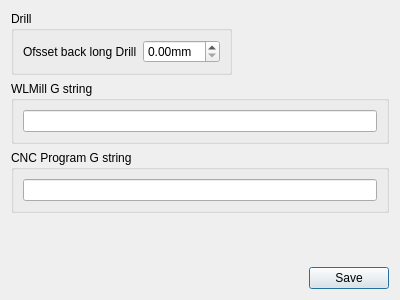
<?xml version="1.0" encoding="UTF-8"?>
<ui version="4.0">
 <class>WLEditGCode</class>
 <widget class="QDialog" name="WLEditGCode">
  <property name="geometry">
   <rect>
    <x>0</x>
    <y>0</y>
    <width>400</width>
    <height>300</height>
   </rect>
  </property>
  <property name="windowTitle">
   <string>Dialog</string>
  </property>
  <layout class="QGridLayout" name="gridLayout_3">
   <item row="2" column="0" colspan="2">
    <widget class="QGroupBox" name="groupBox_3">
     <property name="enabled">
      <bool>true</bool>
     </property>
     <property name="title">
      <string>CNC Program G string</string>
     </property>
     <layout class="QGridLayout" name="gridLayout_4">
      <item row="0" column="0">
       <widget class="QLineEdit" name="strRunProgram">
        <property name="enabled">
         <bool>true</bool>
        </property>
        <property name="text">
         <string/>
        </property>
       </widget>
      </item>
     </layout>
    </widget>
   </item>
   <item row="4" column="0" colspan="2">
    <widget class="QDialogButtonBox" name="buttonBox">
     <property name="orientation">
      <enum>Qt::Horizontal</enum>
     </property>
     <property name="standardButtons">
      <set>QDialogButtonBox::Save</set>
     </property>
    </widget>
   </item>
   <item row="0" column="1">
    <spacer name="horizontalSpacer">
     <property name="orientation">
      <enum>Qt::Horizontal</enum>
     </property>
     <property name="sizeHint" stdset="0">
      <size>
       <width>40</width>
       <height>20</height>
      </size>
     </property>
    </spacer>
   </item>
   <item row="3" column="0">
    <spacer name="verticalSpacer">
     <property name="orientation">
      <enum>Qt::Vertical</enum>
     </property>
     <property name="sizeHint" stdset="0">
      <size>
       <width>20</width>
       <height>40</height>
      </size>
     </property>
    </spacer>
   </item>
   <item row="0" column="0">
    <widget class="QGroupBox" name="groupBox">
     <property name="title">
      <string>Drill</string>
     </property>
     <layout class="QGridLayout" name="gridLayout">
      <item row="0" column="0">
       <widget class="QLabel" name="label">
        <property name="text">
         <string>Ofsset back long Drill</string>
        </property>
       </widget>
      </item>
      <item row="0" column="1">
       <widget class="QDoubleSpinBox" name="sbOffsetDrill">
        <property name="suffix">
         <string>mm</string>
        </property>
       </widget>
      </item>
     </layout>
    </widget>
   </item>
   <item row="1" column="0" colspan="2">
    <widget class="QGroupBox" name="groupBox_2">
     <property name="enabled">
      <bool>true</bool>
     </property>
     <property name="title">
      <string>WLMill G string</string>
     </property>
     <layout class="QGridLayout" name="gridLayout_2">
      <item row="0" column="0">
       <widget class="QLineEdit" name="strInit">
        <property name="enabled">
         <bool>true</bool>
        </property>
       </widget>
      </item>
     </layout>
    </widget>
   </item>
  </layout>
 </widget>
 <resources/>
 <connections>
  <connection>
   <sender>buttonBox</sender>
   <signal>accepted()</signal>
   <receiver>WLEditGCode</receiver>
   <slot>accept()</slot>
   <hints>
    <hint type="sourcelabel">
     <x>248</x>
     <y>254</y>
    </hint>
    <hint type="destinationlabel">
     <x>157</x>
     <y>274</y>
    </hint>
   </hints>
  </connection>
  <connection>
   <sender>buttonBox</sender>
   <signal>rejected()</signal>
   <receiver>WLEditGCode</receiver>
   <slot>reject()</slot>
   <hints>
    <hint type="sourcelabel">
     <x>316</x>
     <y>260</y>
    </hint>
    <hint type="destinationlabel">
     <x>286</x>
     <y>274</y>
    </hint>
   </hints>
  </connection>
 </connections>
</ui>
